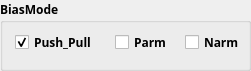
    <widget class="QGroupBox" name="groupBox_BiasMode">
     <property name="geometry">
      <rect>
       <x>410</x>
       <y>25</y>
       <width>251</width>
       <height>71</height>
      </rect>
     </property>
     <property name="font">
      <font>
       <family>微软雅黑</family>
       <pointsize>9</pointsize>
       <weight>75</weight>
       <bold>true</bold>
      </font>
     </property>
     <property name="styleSheet">
      <string notr="true">#groupBox_BiasMode
{
	border: 2px solid orange;

    margin-top:4ex;
	border-radius:5px;

}
#groupBox_BiasMode::title
{
	subcontrol-origin:margin;
	color:blue;
	left:10px;
	margin-top:1.3ex;
}
</string>
     </property>
     <property name="title">
      <string>BiasMode</string>
     </property>
     <widget class="QCheckBox" name="BiasControl_PushPull_En">
      <property name="geometry">
       <rect>
        <x>15</x>
        <y>30</y>
        <width>86</width>
        <height>25</height>
       </rect>
      </property>
      <property name="font">
       <font>
        <family>微软雅黑</family>
        <pointsize>9</pointsize>
        <weight>75</weight>
        <bold>true</bold>
       </font>
      </property>
      <property name="text">
       <string>Push_Pull</string>
      </property>
      <property name="checked">
       <bool>true</bool>
      </property>
     </widget>
     <widget class="QCheckBox" name="BiasControl_PushPull_En_2">
      <property name="geometry">
       <rect>
        <x>115</x>
        <y>30</y>
        <width>66</width>
        <height>25</height>
       </rect>
      </property>
      <property name="font">
       <font>
        <family>微软雅黑</family>
        <pointsize>9</pointsize>
        <weight>75</weight>
        <bold>true</bold>
       </font>
      </property>
      <property name="text">
       <string>Parm</string>
      </property>
      <property name="checkable">
       <bool>true</bool>
      </property>
      <property name="checked">
       <bool>false</bool>
      </property>
     </widget>
     <widget class="QCheckBox" name="BiasControl_PushPull_En_3">
      <property name="geometry">
       <rect>
        <x>185</x>
        <y>30</y>
        <width>61</width>
        <height>25</height>
       </rect>
      </property>
      <property name="font">
       <font>
        <family>微软雅黑</family>
        <pointsize>9</pointsize>
        <weight>75</weight>
        <bold>true</bold>
       </font>
      </property>
      <property name="text">
       <string>Narm</string>
      </property>
      <property name="checkable">
       <bool>true</bool>
      </property>
      <property name="checked">
       <bool>false</bool>
      </property>
     </widget>
    </widget>
